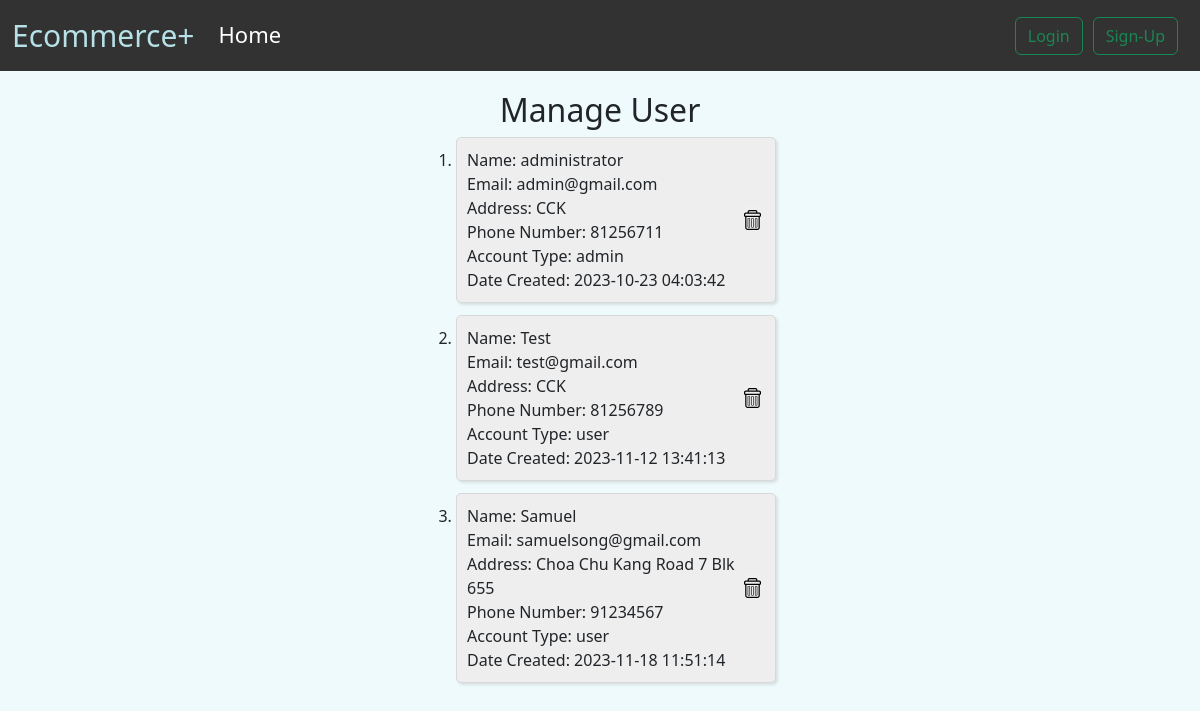
/manage_user, run on an earlier commit of the app's database.
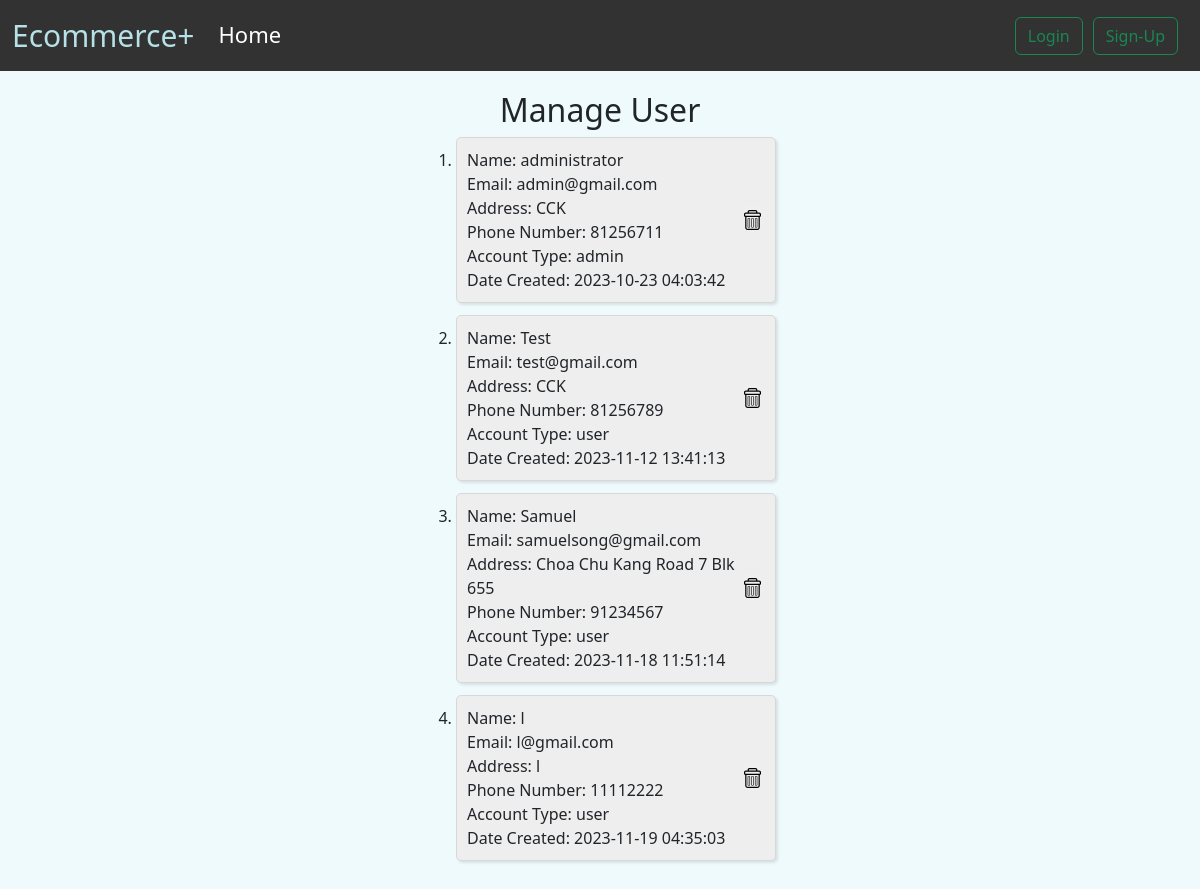
And on a later commit of the database.
### tables this page shows
CREATE TABLE users (
    user_id INTEGER PRIMARY KEY AUTOINCREMENT,
    first_name varchar(50) NOT NULL,
    last_name varchar(50),
    email varchar(50) NOT NULL UNIQUE,
    password varchar(50) NOT NULL,
    address varchar(100),
    phone_number varchar(20),
    account_type varchar(10) NOT NULL DEFAULT "user",
    time_created DATETIME DEFAULT CURRENT_TIMESTAMP
);

### app.py (the view)
@app.route("/manage_user", methods=["GET", "POST"])
def manage_user():
    try:
        if request.method == "GET":
            conn = get_db_connection()
            users = conn.execute("SELECT * FROM users").fetchall()
            conn.close()
            return render_template("manage_user.html", users=users)
    except Exception as e:
        print(str(e))
        return redirect("/")

### app.py (called while the page is built)
def get_db_connection():
    conn = sqlite3.connect("sql_database.db")
    conn.row_factory = sqlite3.Row
    return conn

### templates/manage_user.html (shortened to what this page needs)
{% extends 'base.html' %}
{% block body %}
<main class="container-fluid main-cart-container">
  <h2>Manage User</h2>
  <div class="user-list">
    <ol>
      {% for user in users %}
      <li>
        <div class="user-box-flex">
          <div class="user-box-description">
            <div class="manage-user-left-section">
              <div class="first-name">
                {% if user.lastname != null %}
                Name: {{ user.first_name + " " + user.last_name }}
                {% else %}
                Name: {{ user.first_name }}
                {% endif %}
              </div>
              <div class="email">
                Email: {{ user.email }}
              </div>
              <div class="address">
                Address: {{ user.address }}
              </div>
              <div class="phone-number">
                  Phone Number: {{ user.phone_number }}
              </div>
              <div class="account_type">
                  Account Type: {{ user.account_type }}
              </div>
              <div class="date-created">
                  Date Created: {{ user.time_created }}
              </div>
            </div>
            <div class="manage-user-right-section">
              <div class="delete-user-container">
                <form class="delete-user-form" action="/delete_user" method="POST">
                  <button class="delete-user-button">
                    <img src="/static/css/icons/trash.svg" alt="delete-user-image" class="delete-user-image">
                  </button>
                </form>
              </div>
            </div>
          </div>
        </div>
      </li>
      {% endfor %}
  </ol>
  </div>
</main>
{% endblock %}

What changed in the data, as far as the page shows it:
added users: first_name "l", email "l@gmail.com", address "l", phone_number "11112222", account_type "user", time_created "2023-11-19 04:35:03"
